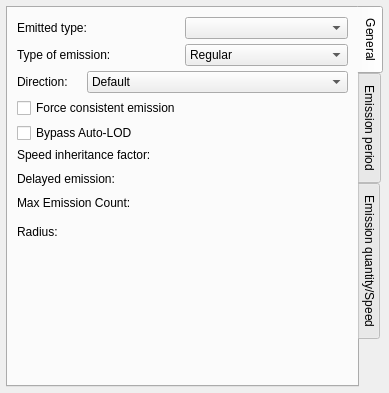
<?xml version="1.0" encoding="UTF-8"?>
<ui version="4.0">
 <class>CEmitterPage</class>
 <widget class="QWidget" name="CEmitterPage">
  <property name="geometry">
   <rect>
    <x>0</x>
    <y>0</y>
    <width>352</width>
    <height>393</height>
   </rect>
  </property>
  <property name="windowTitle">
   <string>Form</string>
  </property>
  <layout class="QGridLayout" name="gridLayout_3">
   <property name="margin">
    <number>6</number>
   </property>
   <item row="0" column="0">
    <widget class="QTabWidget" name="tabWidget">
     <property name="enabled">
      <bool>true</bool>
     </property>
     <property name="tabPosition">
      <enum>QTabWidget::East</enum>
     </property>
     <property name="currentIndex">
      <number>0</number>
     </property>
     <property name="movable">
      <bool>true</bool>
     </property>
     <widget class="QWidget" name="tabWidgetPage1">
      <attribute name="title">
       <string>General</string>
      </attribute>
      <layout class="QGridLayout" name="gridLayout_4">
       <property name="spacing">
        <number>5</number>
       </property>
       <item row="0" column="0" colspan="3">
        <layout class="QGridLayout" name="gridLayout">
         <item row="0" column="0">
          <widget class="QLabel" name="label">
           <property name="text">
            <string>Emitted type:</string>
           </property>
          </widget>
         </item>
         <item row="0" column="1">
          <widget class="QComboBox" name="emittedTypeComboBox"/>
         </item>
         <item row="1" column="0">
          <widget class="QLabel" name="label_2">
           <property name="text">
            <string>Type of emission:</string>
           </property>
          </widget>
         </item>
         <item row="1" column="1">
          <widget class="QComboBox" name="typeEmissionComboBox">
           <item>
            <property name="text">
             <string>Regular</string>
            </property>
           </item>
           <item>
            <property name="text">
             <string>On death</string>
            </property>
           </item>
           <item>
            <property name="text">
             <string>Once</string>
            </property>
           </item>
           <item>
            <property name="text">
             <string>On bounce</string>
            </property>
           </item>
           <item>
            <property name="text">
             <string>External only</string>
            </property>
           </item>
          </widget>
         </item>
        </layout>
       </item>
       <item row="1" column="0">
        <widget class="QLabel" name="label_6">
         <property name="text">
          <string>Direction:</string>
         </property>
        </widget>
       </item>
       <item row="1" column="1" colspan="2">
        <widget class="QComboBox" name="directionComboBox">
         <item>
          <property name="text">
           <string>Default</string>
          </property>
         </item>
         <item>
          <property name="text">
           <string>Direction is aligned on the emitter direction</string>
          </property>
         </item>
         <item>
          <property name="text">
           <string>Direction is in world</string>
          </property>
         </item>
         <item>
          <property name="text">
           <string>Direction is local to the system</string>
          </property>
         </item>
         <item>
          <property name="text">
           <string>User</string>
          </property>
         </item>
        </widget>
       </item>
       <item row="2" column="0" colspan="2">
        <widget class="QCheckBox" name="forceConsistentCheckBox">
         <property name="text">
          <string>Force consistent emission</string>
         </property>
        </widget>
       </item>
       <item row="3" column="0" colspan="2">
        <widget class="QCheckBox" name="bypassAutoLODCheckBox">
         <property name="text">
          <string>Bypass Auto-LOD</string>
         </property>
        </widget>
       </item>
       <item row="4" column="0" colspan="2">
        <widget class="QLabel" name="label_7">
         <property name="text">
          <string>Speed inheritance factor:</string>
         </property>
        </widget>
       </item>
       <item row="5" column="0" colspan="3">
        <widget class="NLQT::CEditRangeFloatWidget" name="speedInherFactorWidget" native="true"/>
       </item>
       <item row="6" column="0" colspan="2">
        <widget class="QLabel" name="delayedEmissionLabel">
         <property name="text">
          <string>Delayed emission:</string>
         </property>
        </widget>
       </item>
       <item row="7" column="0" colspan="3">
        <widget class="NLQT::CEditRangeFloatWidget" name="delayedEmissionWidget" native="true"/>
       </item>
       <item row="8" column="0" colspan="2">
        <widget class="QLabel" name="maxEmissinCountLabel">
         <property name="text">
          <string>Max Emission Count:</string>
         </property>
        </widget>
       </item>
       <item row="9" column="0" colspan="3">
        <widget class="NLQT::CEditRangeUIntWidget" name="maxEmissionCountWidget" native="true"/>
       </item>
       <item row="10" column="0" colspan="3">
        <widget class="NLQT::CDirectionWidget" name="directionWidget" native="true"/>
       </item>
       <item row="11" column="0">
        <widget class="QLabel" name="radiusLabel">
         <property name="text">
          <string>Radius:</string>
         </property>
        </widget>
       </item>
       <item row="12" column="0" rowspan="2" colspan="3">
        <widget class="NLQT::CEditRangeFloatWidget" name="radiusWidget" native="true"/>
       </item>
       <item row="14" column="0">
        <spacer name="verticalSpacer">
         <property name="orientation">
          <enum>Qt::Vertical</enum>
         </property>
         <property name="sizeHint" stdset="0">
          <size>
           <width>17</width>
           <height>143</height>
          </size>
         </property>
        </spacer>
       </item>
      </layout>
     </widget>
     <widget class="QWidget" name="tabWidgetPage2">
      <attribute name="title">
       <string>Emission period</string>
      </attribute>
      <layout class="QGridLayout" name="gridLayout_2">
       <item row="1" column="0">
        <spacer name="verticalSpacer_2">
         <property name="orientation">
          <enum>Qt::Vertical</enum>
         </property>
         <property name="sizeHint" stdset="0">
          <size>
           <width>20</width>
           <height>291</height>
          </size>
         </property>
        </spacer>
       </item>
       <item row="0" column="0">
        <widget class="NLQT::CAttribFloatWidget" name="periodWidget">
         <property name="title">
          <string>Emission period</string>
         </property>
        </widget>
       </item>
      </layout>
     </widget>
     <widget class="QWidget" name="tabWidgetPage3">
      <attribute name="title">
       <string>Emission quantity/Speed</string>
      </attribute>
      <layout class="QGridLayout" name="gridLayout_5">
       <item row="0" column="0">
        <widget class="NLQT::CAttribUIntWidget" name="genNbWidget">
         <property name="title">
          <string>Emission quantity</string>
         </property>
        </widget>
       </item>
       <item row="1" column="0">
        <widget class="NLQT::CAttribFloatWidget" name="strenghtModulateWidget">
         <property name="title">
          <string>Strenght modulation</string>
         </property>
        </widget>
       </item>
       <item row="2" column="0">
        <spacer name="verticalSpacer_3">
         <property name="orientation">
          <enum>Qt::Vertical</enum>
         </property>
         <property name="sizeHint" stdset="0">
          <size>
           <width>20</width>
           <height>275</height>
          </size>
         </property>
        </spacer>
       </item>
      </layout>
     </widget>
    </widget>
   </item>
  </layout>
 </widget>
 <customwidgets>
  <customwidget>
   <class>NLQT::CEditRangeUIntWidget</class>
   <extends>QWidget</extends>
   <header>edit_range_widget.h</header>
   <container>1</container>
  </customwidget>
  <customwidget>
   <class>NLQT::CEditRangeFloatWidget</class>
   <extends>QWidget</extends>
   <header>edit_range_widget.h</header>
   <container>1</container>
  </customwidget>
  <customwidget>
   <class>NLQT::CAttribFloatWidget</class>
   <extends>QGroupBox</extends>
   <header>attrib_widget.h</header>
   <container>1</container>
  </customwidget>
  <customwidget>
   <class>NLQT::CDirectionWidget</class>
   <extends>QWidget</extends>
   <header>direction_widget.h</header>
   <container>1</container>
  </customwidget>
  <customwidget>
   <class>NLQT::CAttribUIntWidget</class>
   <extends>QGroupBox</extends>
   <header>attrib_widget.h</header>
   <container>1</container>
  </customwidget>
 </customwidgets>
 <resources/>
 <connections/>
</ui>
